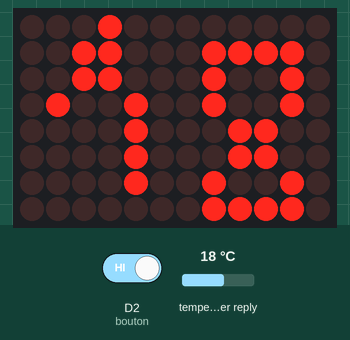
A program run on a simulated Arduino Uno R4 WiFi. Shown: 12×8 LED matrix. Inputs (shaded band) come from the test bench; at power-on: D2 (bouton) LOW, temperature in the weather reply 18 °C. WiFi joins after 1.5 s; servers stay silent unless stated; web services answer with replies made up by the test bench; what the program prints to the serial monitor is not drawn.

3.8 s: D2 (bouton) driven HIGH
Above: at 4.6 s.
Timing chart, 0 to 6.8 s (numbered marks = the images above; inputs shaded):
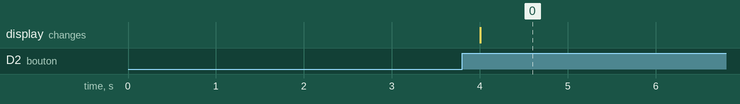

Measured:
- after the input at 3.8 s, the display: changes after 0.20 s (image 0)

The program:

main.cpp
```cpp
#include "methods.h"
#include "config.h"
#include "digits.h"
#include <Arduino.h>
#include "Arduino_LED_Matrix.h"

ArduinoLEDMatrix matrix;
int bouton = 2;
int state = LOW;
uint32_t emptyFrame[] = {0x0,0x0,0x0};

void setup()
{
    pinMode(bouton, INPUT);
    Serial.begin(9600);
    matrix.begin(); // Initialize the LED matrix
    connection(); // Connexion WiFi
    initializeDigits();
}

void loop()
{
    state = digitalRead(bouton); // Lire l'état du bouton poussoir

    if (state == HIGH)
    {
        Serial.println("Le bouton est appuyé");
        int temperature = get_weather(city);
        matrix.loadFrame(digits.at(temperature).data());
        delay(5000);
        matrix.loadFrame(emptyFrame);
    }
}
```

digits.h
```cpp
#include <map>
#include <stdint.h>
#include <array>  // Inclure pour utiliser std::array
#include <string>

// Déclaration de la map avec std::array
std::map<int, std::array<uint32_t, 3>> digits;

std::map<int, std::array<uint32_t, 3>> initializeDigits() {
    // Initialisation des valeurs avec std::array
    digits[1] = {0x200e, 0x1a00200, 0x20020000};
    digits[2] = {0x200d011, 0x1200200, 0x7e040000};
    digits[3] = {0xe01a, 0x600d00, 0x80080f0};
    digits[4] = {0x3006004, 0x80881fe0, 0x8008000};
    digits[5] = {0x7c04, 0x7c0440, 0x4044038};
    digits[6] = {0x300c, 0x1803402, 0x201f0000};
    digits[7] = {0x1f800, 0x80100fc0, 0x200400c0};
    digits[8] = {0xf00d, 0x700380, 0x6404c078};
    digits[9] = {0x7808810, 0x81181f80, 0x80081f8};
    digits[10] = {0x10030c71, 0x2d121221, 0x2611c100};
    digits[12] = {0x10018028, 0xe48208c0, 0x9809f000};
    digits[13] = {0x11c30, 0x450413c1, 0x411679c};
    digits[14] = {0x20821, 0xd2413f1, 0x24104104};
    digits[15] = {0x1bc6a, 0xbc0840, 0x8c0b8000};
    digits[16] = {0x30030031, 0x8d301381, 0x2413c100};
    digits[17] = {0x20027, 0xc608a182, 0x7c220240};
    digits[18] = {0x10031e31, 0x249208c0, 0x8c09201e};
    digits[19] = {0x10038ee8, 0x908f0811, 0x910f000};
    digits[20] = {0x70090, 0xe5091091, 0xa3c4000};
    digits[21] = {0x2706d1, 0xad021022, 0x2782000};
    digits[22] = {0x70c49, 0x23921066, 0xe7d9000};
    digits[23] = {0x30051, 0xc50420e2, 0x27e200c};
    digits[24] = {0x70051, 0x85302246, 0x3e7e4000};
    digits[25] = {0x70050, 0xf50810e3, 0xc120e008};
    digits[26] = {0x30050, 0xc48811c1, 0x163de300};
    digits[27] = {0x18438, 0xe6920820, 0x82082000};
    digits[28] = {0x39, 0xe4821841, 0x1f3c8208};

    return digits;
}
```

methods.cpp
```cpp
#include "methods.h"
#include "config.h"
#include <ArduinoJson.h>
#include <ArduinoHttpClient.h>

WiFiClient wifi;
JsonDocument doc;


const char* ssid = "Freebox-3526DF";
const char* password = "Californiadreamin8";
const char* city = "nantes";
int temperature = 0;

void connection() {
    delay(1000);
    WiFi.begin(ssid, password);
    Serial.println("\nConnecting");

    int attempts = 0;
    const int maxAttempts = 50;

    while (WiFi.status() != WL_CONNECTED && attempts < maxAttempts) {
        Serial.print(".");
        delay(100);
        attempts++;
    }

    if (WiFi.status() == WL_CONNECTED) {
        Serial.println("\nConnected to the WiFi network");
        Serial.print("IP Address: ");
        Serial.println(WiFi.localIP());
    } else {
        Serial.println("\nFailed to connect to WiFi.");
    }
}

int get_weather(const String& city) {
    HttpClient client = HttpClient(wifi, "api.openweathermap.org", 80);

    String path = "/data/2.5/weather?q=" + city + "&units=metric&appid=c2cc673d2c9d85d09aa829beb6ba1b77";
    Serial.println("Requesting: " + path);

    client.get(path);

    int statusCode = client.responseStatusCode();
    String response = client.responseBody();
    deserializeJson(doc,response);

    temperature = doc["main"]["temp"];
    Serial.println("Température: " + temperature);

    return temperature;
}
```

methods.h
```cpp
#pragma once

#include <WiFi.h>
#include <ArduinoHttpClient.h>

void connection();
int get_weather(const String& city);
```

config.h
```cpp
#ifndef CONFIG_H
#define CONFIG_H

extern const char* ssid;
extern const char* password;
extern const char* city;

#endif
```
